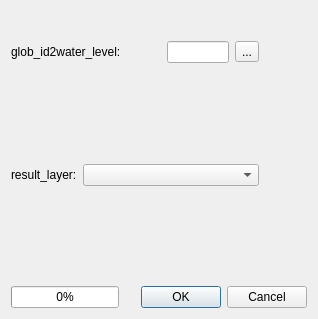
<?xml version="1.0" encoding="UTF-8"?>
<ui version="4.0">
 <class>Dialog</class>
 <widget class="QDialog" name="Dialog">
  <property name="geometry">
   <rect>
    <x>0</x>
    <y>0</y>
    <width>318</width>
    <height>319</height>
   </rect>
  </property>
  <property name="sizePolicy">
   <sizepolicy hsizetype="Preferred" vsizetype="Preferred">
    <horstretch>0</horstretch>
    <verstretch>0</verstretch>
   </sizepolicy>
  </property>
  <property name="minimumSize">
   <size>
    <width>318</width>
    <height>0</height>
   </size>
  </property>
  <property name="maximumSize">
   <size>
    <width>16777215</width>
    <height>16777215</height>
   </size>
  </property>
  <property name="windowTitle">
   <string>Hello World Test dialog</string>
  </property>
  <property name="toolTip">
   <string/>
  </property>
  <property name="modal">
   <bool>false</bool>
  </property>
  <layout class="QGridLayout" name="gridLayout">
   <item row="0" column="5">
    <widget class="QPushButton" name="HelpButton">
     <property name="maximumSize">
      <size>
       <width>80</width>
       <height>50</height>
      </size>
     </property>
     <property name="styleSheet">
      <string notr="true">QPushButton {
    color: #333;
    border: 0px solid #555;
    border-radius: 0px;
    border-style: outset;
    background: transparent;
    padding: 5px;
    }

</string>
     </property>
     <property name="text">
      <string/>
     </property>
     <property name="icon">
      <iconset>
       <normaloff>../icons/HelpButton.png</normaloff>../icons/HelpButton.png</iconset>
     </property>
     <property name="iconSize">
      <size>
       <width>25</width>
       <height>25</height>
      </size>
     </property>
    </widget>
   </item>
   <item row="1" column="0" colspan="3">
    <layout class="QHBoxLayout" name="horizontalLayout">
     <item>
      <widget class="QLabel" name="label_2">
       <property name="minimumSize">
        <size>
         <width>150</width>
         <height>0</height>
        </size>
       </property>
       <property name="toolTip">
        <string>Print to console</string>
       </property>
       <property name="text">
        <string>glob_id2water_level:</string>
       </property>
      </widget>
     </item>
    </layout>
   </item>
   <item row="1" column="3">
    <widget class="QLineEdit" name="lineEdit_1">
     <property name="toolTip">
      <string>Print to console</string>
     </property>
     <property name="whatsThis">
      <string>Text will be printed 
 to the QGIS-Python console</string>
     </property>
    </widget>
   </item>
   <item row="1" column="4">
    <widget class="QToolButton" name="toolButton">
     <property name="text">
      <string>...</string>
     </property>
    </widget>
   </item>
   <item row="2" column="4">
    <spacer name="verticalSpacer_2">
     <property name="orientation">
      <enum>Qt::Vertical</enum>
     </property>
     <property name="sizeHint" stdset="0">
      <size>
       <width>20</width>
       <height>88</height>
      </size>
     </property>
    </spacer>
   </item>
   <item row="3" column="0">
    <widget class="QLabel" name="lb">
     <property name="text">
      <string>result_layer:</string>
     </property>
    </widget>
   </item>
   <item row="3" column="1" colspan="4">
    <widget class="QgsMapLayerComboBox" name="mMapLayerComboBox"/>
   </item>
   <item row="4" column="3">
    <spacer name="verticalSpacer">
     <property name="orientation">
      <enum>Qt::Vertical</enum>
     </property>
     <property name="sizeHint" stdset="0">
      <size>
       <width>20</width>
       <height>40</height>
      </size>
     </property>
    </spacer>
   </item>
   <item row="5" column="0" colspan="2">
    <widget class="QProgressBar" name="progressBar">
     <property name="value">
      <number>0</number>
     </property>
    </widget>
   </item>
   <item row="5" column="2" colspan="4">
    <widget class="QDialogButtonBox" name="button_box">
     <property name="orientation">
      <enum>Qt::Horizontal</enum>
     </property>
     <property name="standardButtons">
      <set>QDialogButtonBox::Cancel|QDialogButtonBox::Ok</set>
     </property>
    </widget>
   </item>
  </layout>
 </widget>
 <customwidgets>
  <customwidget>
   <class>QgsMapLayerComboBox</class>
   <extends>QComboBox</extends>
   <header>qgsmaplayercombobox.h</header>
  </customwidget>
 </customwidgets>
 <resources>
  <include location="resources.qrc"/>
 </resources>
 <connections>
  <connection>
   <sender>button_box</sender>
   <signal>accepted()</signal>
   <receiver>Dialog</receiver>
   <slot>accept()</slot>
   <hints>
    <hint type="sourcelabel">
     <x>516</x>
     <y>403</y>
    </hint>
    <hint type="destinationlabel">
     <x>313</x>
     <y>2</y>
    </hint>
   </hints>
  </connection>
  <connection>
   <sender>button_box</sender>
   <signal>rejected()</signal>
   <receiver>Dialog</receiver>
   <slot>reject()</slot>
   <hints>
    <hint type="sourcelabel">
     <x>545</x>
     <y>403</y>
    </hint>
    <hint type="destinationlabel">
     <x>541</x>
     <y>0</y>
    </hint>
   </hints>
  </connection>
 </connections>
</ui>
